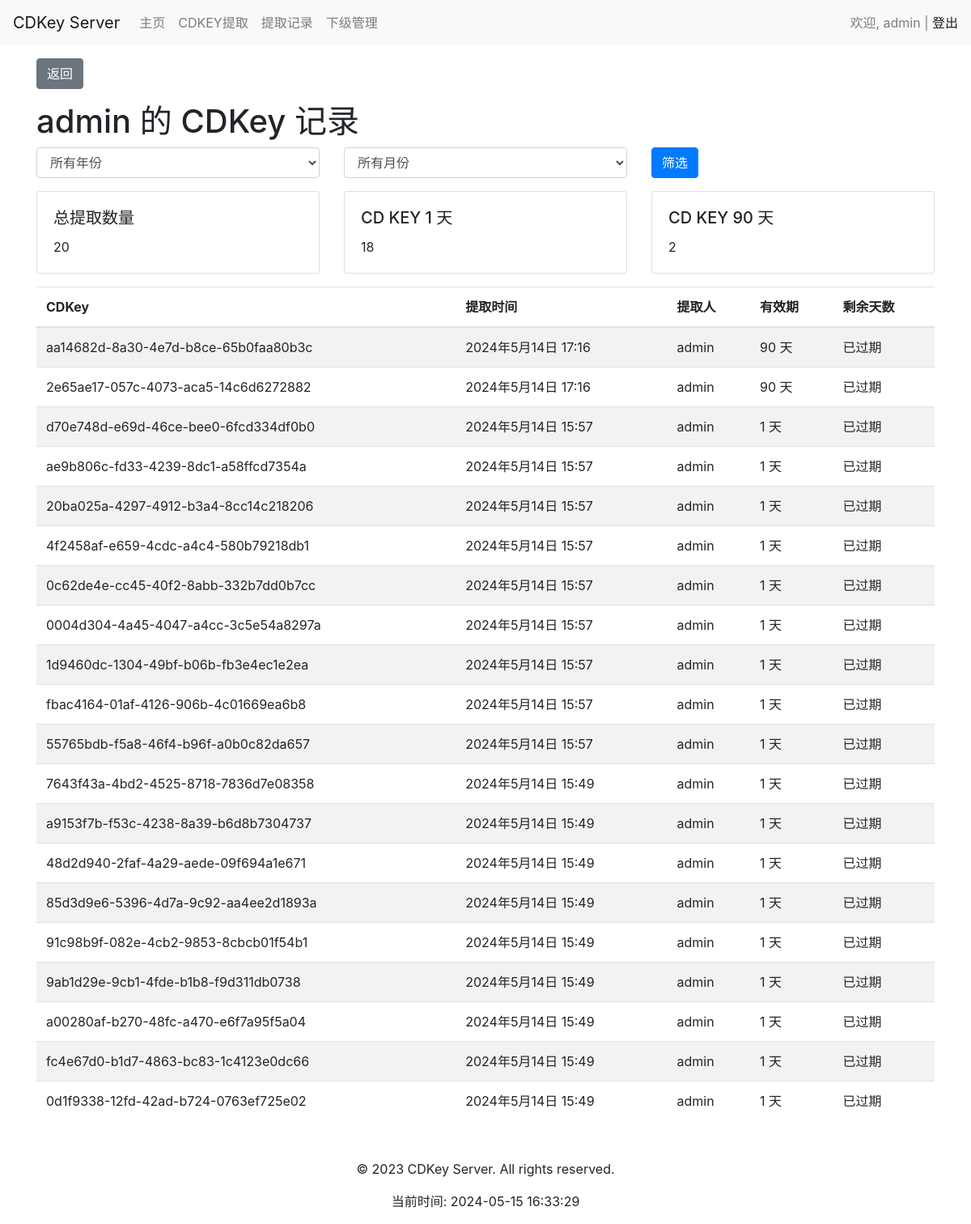
The page /user/subordinate/3/cdkey_record/ (signed in) on the database as committed earlier.
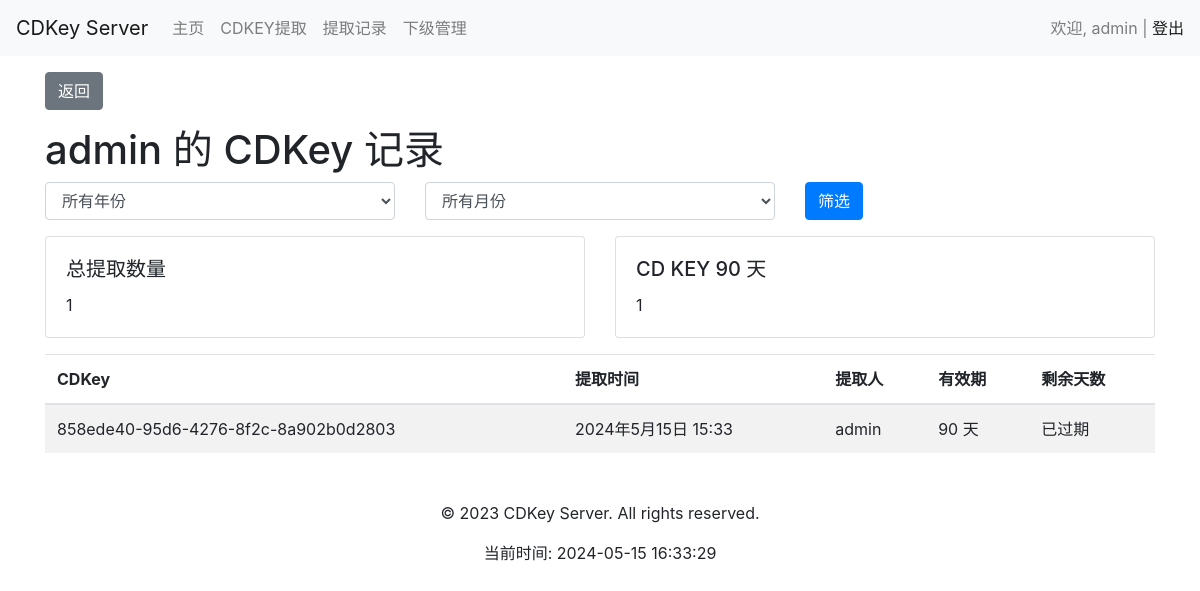
The same page on the database as committed later.
### user/models.py (models this page shows, shortened)
class CDKey(models.Model):
    VALIDITY_CHOICES = [
        (1, '1 天'),
        (30, '30 天'),
        (90, '90 天'),
        (180, '180 天'),
        (365, '365 天'),
        (730, '730 天'),
    ]
    key = models.CharField(max_length=255, unique=True)
    created_at = models.DateTimeField(auto_now_add=True)
    expires_at = models.DateTimeField()
    created_by = models.ForeignKey('User', on_delete=models.CASCADE, related_name='created_cdkeys')
    used_by = models.ForeignKey('User', on_delete=models.CASCADE, related_name='used_cdkeys', null=True, blank=True)
    used_at = models.DateTimeField(null=True, blank=True)
    validity_days = models.IntegerField(choices=VALIDITY_CHOICES, default=1)
    is_used_field = models.BooleanField(default=False, verbose_name="是否已使用")

class User(AbstractUser):
    USER_TYPE_CHOICES = (
        (1, '管理员'),
        (2, '一级代理'),
        (3, '二级代理'),
    )
    ROLE_CHOICES = (
        ('admin', '管理员'),
        ('agent', '代理'),
    )
    superior = models.ForeignKey('self', on_delete=models.SET_NULL, null=True, blank=True, related_name='subordinates', verbose_name='上级')
    role = models.CharField(max_length=50, choices=ROLE_CHOICES, default='agent', verbose_name='角色')
    user_type = models.SmallIntegerField(choices=USER_TYPE_CHOICES, default=3, verbose_name='用户类型')
    is_active = models.BooleanField(default=True,verbose_name='是否激活')
    monthly_quota = models.IntegerField(default=0,verbose_name='月度配额')
    day_quota = models.IntegerField(default=0, verbose_name='日配额')
    quota_updated_at = models.DateField(auto_now_add=True)
    class Meta:
        db_table = 'user'

### user/views.py (the view)
# urls.py: path('subordinate/<int:subordinate_id>/cdkey_record/', views.subordinate_cdkey_record, name='subordinate_cdkey_record'),
@login_required
def subordinate_cdkey_record(request, subordinate_id):
    subordinate = get_object_or_404(User, id=subordinate_id, superior=request.user)
    months = list(range(1, 13))
    if request.method == 'POST':
        month = request.POST.get('month')
        year = request.POST.get('year')
        query = Q(created_by=subordinate)
        if month and year:
            query &= Q(created_at__year=year, created_at__month=month)
        elif year:
            query &= Q(created_at__year=year)
        records = CDKey.objects.filter(query).order_by('-created_at')
    else:
        records = CDKey.objects.filter(created_by=subordinate).order_by('-created_at')
    current_year = date.today().year
    years = range(current_year, current_year - 10, -1)
    from django.db.models.functions import Now
    from django.db.models import ExpressionWrapper, F, fields
    records = records.annotate(
        remaining_days=ExpressionWrapper(
            F('expires_at') - Now(),
            output_field=fields.DurationField()
        )
    )
    validity_days_distribution = records.values('validity_days').annotate(count=Count('id')).order_by('validity_days')
    validity_days_distribution = {
        distribution['validity_days']: distribution['count']
        for distribution in validity_days_distribution
    }
    summary = {
        'total': records.count(),
        'validity_days_distribution': validity_days_distribution,
    }
    context = {
        'subordinate': subordinate,
        'months': months,
        'records': records,
        'current_year': current_year,
        'years': years,
        'summary': summary,
    }
    return render(request, 'user/subordinate_cdkey_record.html', context)

### user/templates/user/subordinate_cdkey_record.html (shortened to what this page needs)
{% extends 'base.html' %}
{% block content %}
<h1>{{ subordinate.username }} 的 CDKey 记录</h1>
<form method="post">
    <div class="row mb-3">
        <div class="col">
            <select name="year" class="form-control">
                <option value="">所有年份</option>
            </select>
        </div>
        <div class="col">
            <select name="month" class="form-control">
    <option value="">所有月份</option>
</select>
        </div>
        <div class="col">
            <button type="submit" class="btn btn-primary">筛选</button>
        </div>
    </div>
</form>
<div class="row mb-3">
    <div class="col">
        <div class="card">
            <div class="card-body">
                <h5 class="card-title">总提取数量</h5>
                <p class="card-text">{{ summary.total }}</p>
            </div>
        </div>
    </div>
    {% for days, count in summary.validity_days_distribution.items %}
    <div class="col">
        <div class="card">
            <div class="card-body">
                <h5 class="card-title">CD KEY {{ days }} 天</h5>
                <p class="card-text">{{ count }}</p>
            </div>
        </div>
    </div>
    {% endfor %}
</div>
<table class="table table-striped">
    <thead>
        <tr>
            <th>CDKey</th>
            <th>提取时间</th>
            <th>提取人</th>
            <th>有效期</th>
            <th>剩余天数</th>
        </tr>
    </thead>
    <tbody>
        {% for record in records %}
        <tr>
            <td>{{ record.key }}</td>
            <td>{{ record.created_at }}</td>
            <td>{{ record.created_by.username }}</td>
            <td>{{ record.validity_days }} 天</td>
            <td>
                {% if record.remaining_days.days < 0 %}
                    已过期
                {% else %}
                    {{ record.remaining_days.days }} 天
                {% endif %}
            </td>
        </tr>
        {% endfor %}
    </tbody>
</table>
{% endblock content %}

Rows that differ between the two databases and show on the page:
removed CDKey: key "aa14682d-8a30-4e7d-b8ce-65b0faa80b3c", created_at "2024年5月14日 17:16", created_by.username "admin", validity_days "90", shows "已过期"
removed CDKey: key "2e65ae17-057c-4073-aca5-14c6d6272882", created_at "2024年5月14日 17:16", created_by.username "admin", validity_days "90", shows "已过期"
removed CDKey: key "d70e748d-e69d-46ce-bee0-6fcd334df0b0", created_at "2024年5月14日 15:57", created_by.username "admin", validity_days "1", shows "已过期"
removed CDKey: key "ae9b806c-fd33-4239-8dc1-a58ffcd7354a", created_at "2024年5月14日 15:57", created_by.username "admin", validity_days "1", shows "已过期"
removed CDKey: key "20ba025a-4297-4912-b3a4-8cc14c218206", created_at "2024年5月14日 15:57", created_by.username "admin", validity_days "1", shows "已过期"
removed CDKey: key "4f2458af-e659-4cdc-a4c4-580b79218db1", created_at "2024年5月14日 15:57", created_by.username "admin", validity_days "1", shows "已过期"
removed CDKey: key "0c62de4e-cc45-40f2-8abb-332b7dd0b7cc", created_at "2024年5月14日 15:57", created_by.username "admin", validity_days "1", shows "已过期"
removed CDKey: key "0004d304-4a45-4047-a4cc-3c5e54a8297a", created_at "2024年5月14日 15:57", created_by.username "admin", validity_days "1", shows "已过期"
removed CDKey: key "1d9460dc-1304-49bf-b06b-fb3e4ec1e2ea", created_at "2024年5月14日 15:57", created_by.username "admin", validity_days "1", shows "已过期"
removed CDKey: key "fbac4164-01af-4126-906b-4c01669ea6b8", created_at "2024年5月14日 15:57", created_by.username "admin", validity_days "1", shows "已过期"
removed CDKey: key "55765bdb-f5a8-46f4-b96f-a0b0c82da657", created_at "2024年5月14日 15:57", created_by.username "admin", validity_days "1", shows "已过期"
removed CDKey: key "7643f43a-4bd2-4525-8718-7836d7e08358", created_at "2024年5月14日 15:49", created_by.username "admin", validity_days "1", shows "已过期"
removed CDKey: key "a9153f7b-f53c-4238-8a39-b6d8b7304737", created_at "2024年5月14日 15:49", created_by.username "admin", validity_days "1", shows "已过期"
removed CDKey: key "48d2d940-2faf-4a29-aede-09f694a1e671", created_at "2024年5月14日 15:49", created_by.username "admin", validity_days "1", shows "已过期"
removed CDKey: key "85d3d9e6-5396-4d7a-9c92-aa4ee2d1893a", created_at "2024年5月14日 15:49", created_by.username "admin", validity_days "1", shows "已过期"
removed CDKey: key "91c98b9f-082e-4cb2-9853-8cbcb01f54b1", created_at "2024年5月14日 15:49", created_by.username "admin", validity_days "1", shows "已过期"
removed CDKey: key "9ab1d29e-9cb1-4fde-b1b8-f9d311db0738", created_at "2024年5月14日 15:49", created_by.username "admin", validity_days "1", shows "已过期"
removed CDKey: key "a00280af-b270-48fc-a470-e6f7a95f5a04", created_at "2024年5月14日 15:49", created_by.username "admin", validity_days "1", shows "已过期"
removed CDKey: key "fc4e67d0-b1d7-4863-bc83-1c4123e0dc66", created_at "2024年5月14日 15:49", created_by.username "admin", validity_days "1", shows "已过期"
removed CDKey: key "0d1f9338-12fd-42ad-b724-0763ef725e02", created_at "2024年5月14日 15:49", created_by.username "admin", validity_days "1", shows "已过期"
added CDKey: key "858ede40-95d6-4276-8f2c-8a902b0d2803", created_at "2024年5月15日 15:33", created_by.username "admin", validity_days "90", shows "已过期"
Other text that changed with them:
{{ summary.total }}: "20" → "1"
new list line: "CD KEY 90 天 1"
list line gone: "CD KEY 1 天 18"
list line gone: "CD KEY 90 天 2"
